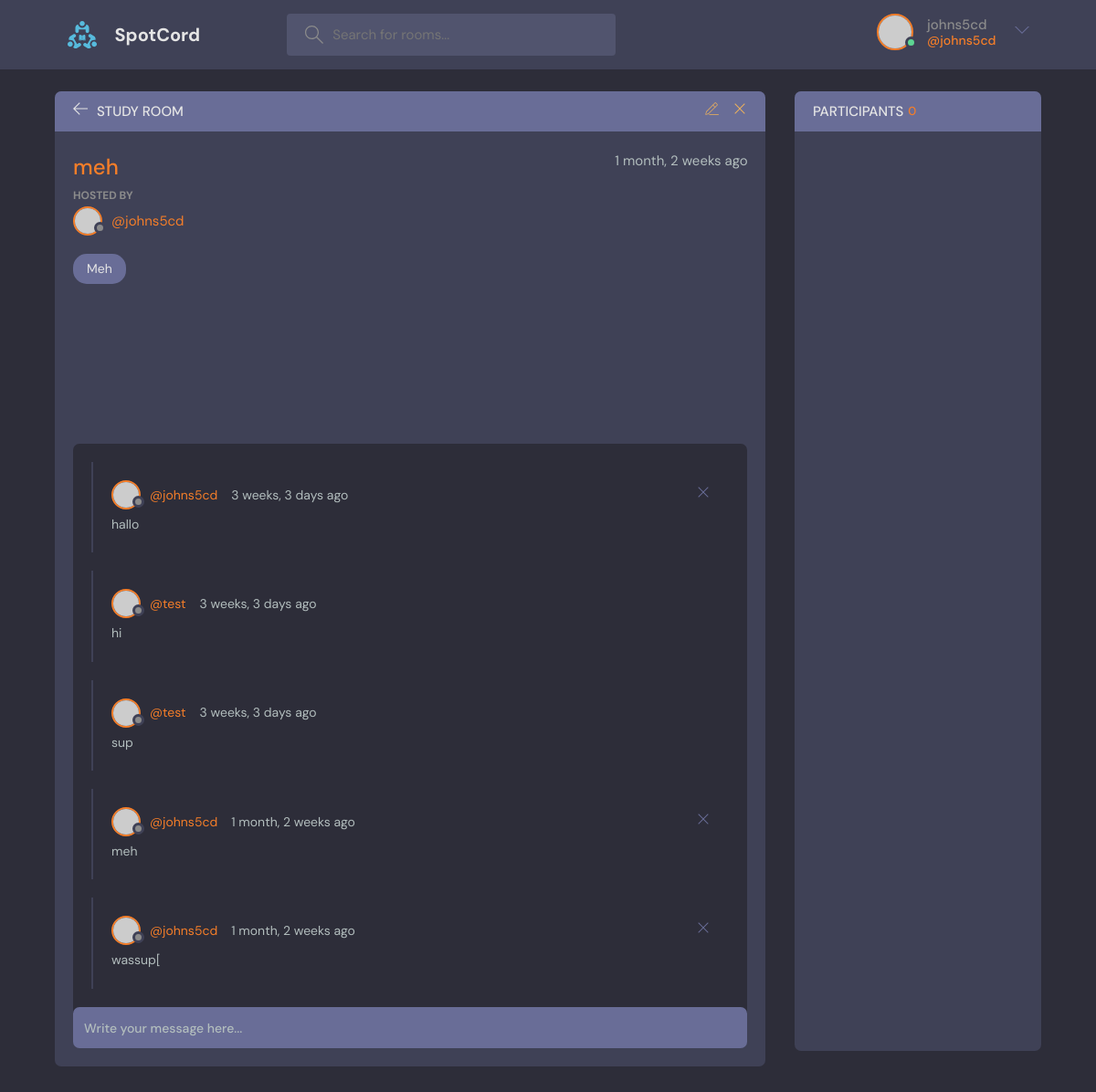
Screenshot of /room/1/ (signed in) with the database file from the repository.
### core/models.py (models this page shows, shortened)
class Room(models.Model):
    host = models.ForeignKey(User, on_delete=models.SET_NULL, null=True, related_name='room')
    topic = models.ForeignKey(Topic, on_delete=models.SET_NULL, null=True, related_name='room')
    name = models.CharField(max_length=200)
    description = models.TextField(blank=True, null=True)
    participants = models.ManyToManyField(User, blank=True, related_name='participants')
    updated_at = models.DateTimeField(auto_now=True)
    created_at = models.DateTimeField(auto_now_add=True)
    def __str__(self):
        return self.name

class Topic(models.Model):
    name = models.CharField(max_length=200)
    def __str__(self):
        return self.name

class Message(models.Model):
    user = models.ForeignKey(User, on_delete=models.CASCADE, related_name='messages')
    room = models.ForeignKey(Room, on_delete=models.CASCADE, related_name='messages')
    body = models.TextField()
    updated_at = models.DateTimeField(auto_now=True)
    created_at = models.DateTimeField(auto_now_add=True)

### core/views.py (the view, shortened to what this page needs)
# urls.py: path('room/<str:pk>/', room, name='room'),
@login_required(login_url='login')
def room(request, pk):
    try:
        room = Room.objects.get(id=pk)
        room_messages = room.messages.all().order_by('-created_at')
        participants = room.participants.all()
        context = {'room': room, 'room_messages': room_messages,
                   'participants': participants}
    except Room.DoesNotExist:
        raise ObjectDoesNotExist("Room doesn't exist")
    return render(request, 'core/room.html', context)

### core/templates/core/room.html (shortened to what this page needs)
{% extends "index.html" %} {% block content %}
<main class="profile-page layout layout--2">
  <div class="container">
    <div class="room">
      <div class="room__top">
        <div class="room__topLeft">
          <a href="{{request.META.HTTP_REFERER}}">
            <svg
              version="1.1"
              xmlns="http://www.w3.org/2000/svg"
              width="32"
              height="32"
              viewBox="0 0 32 32"
            >
              <title>arrow-left</title>
              <path
                d="M13.723 2.286l-13.723 13.714 13.719 13.714 1.616-1.611-10.96-10.96h27.625v-2.286h-27.625l10.965-10.965-1.616-1.607z"
              ></path>
            </svg>
          </a>
          <h3>Study Room</h3>
        </div>
        {% if room.host == request.user %}
        <div class="room__topRight">
          <a href="{% url 'update-room' room.id %}">
          </a>
          <a href="{% url 'delete-room' room.id%}">
            <svg
              version="1.1"
              xmlns="http://www.w3.org/2000/svg"
              width="32"
              height="32"
              viewBox="0 0 32 32"
            >
              <title>remove</title>
              <path
                d="M27.314 6.019l-1.333-1.333-9.98 9.981-9.981-9.981-1.333 1.333 9.981 9.981-9.981 9.98 1.333 1.333 9.981-9.98 9.98 9.98 1.333-1.333-9.98-9.98 9.98-9.981z"
              ></path>
            </svg>
          </a>
        </div>
        {% endif %}
      </div>
      <div class="room__box scroll">
        <div class="room__header scroll">
          <div class="room__info">
            <h3>{{room}}</h3>
            <span>{{ room.created_at|timesince }} ago</span>
          </div>
          <div class="room__hosted">
            <p>Hosted By</p>
            <a href="#" class="room__author">
              <div class="avatar avatar--small">
                <img src="https://randomuser.me/api/portraits/men/37.jpg" />
              </div>
              <span>@{{ user.username }}</span>
            </a>
          </div>
          <span class="room__topics">{{room.topic}}</span>
        </div>
        <div class="room__conversation">
          <div class="threads scroll">
            {% for message in room_messages  %}
            <div class="thread">
              <div class="thread__top">
                <div class="thread__author">
                  <a href="{% url "user-profile" message.user.id %}" class="thread__authorInfo">
                    <div class="avatar avatar--small">
                      <img
                        src="https://randomuser.me/api/portraits/men/37.jpg"
                      />
                    </div>
                    <span>@{{ message.user }}</span>
                  </a>
                  <span class="thread__date">{{ message.created_at|timesince }} ago</span>
                </div>
                {% if request.user == message.user %}
                <a href="{% url 'delete-message' message.id %}">
                <div class="thread__delete">
                  <svg
                    version="1.1"
                    xmlns="http://www.w3.org/2000/svg"
                    width="32"
                    height="32"
                    viewBox="0 0 32 32"
                  >
                    <title>remove</title>
                    <path
                      d="M27.314 6.019l-1.333-1.333-9.98 9.981-9.981-9.981-1.333 1.333 9.981 9.981-9.981 9.98 1.333 1.333 9.981-9.98 9.98 9.98 1.333-1.333-9.98-9.98 9.98-9.981z"
                    ></path>
                  </svg>
                </div>
              </a>
                {% endif %}
              </div>
              <div class="thread__details">
               {{ message.body }}
              </div>
            </div>
{% endfor %}
          </div>
        </div>
      </div>
      <div class="room__message">
        <form action="" method="POST">
          <input name="body" placeholder="Write your message here..." />
        </form>
      </div>
    </div>
    <div class="participants">
      <h3 class="participants__top">Participants <span>{{ participants.count }}</span></h3>
      <div class="participants__list scroll">
      </div>
    </div>
  </div>
</main>
{% endblock content %}

### templates/navbar.html (shortened to what this page needs)
{% load static %}
<header class="header header--loggedIn">
  <div class="container">
    <a href="{% url "home" %}" class="header__logo">
      <img src="{% static "images/logo.svg" %}" />
      <h1>SpotCord</h1>
    </a>
    <form class="header__search" action="{% url "home" %}">
      <label>
        <input type="text" name="qs" placeholder="Search for rooms..." />
      </label>
    </form>
    <nav class="header__menu">
      {% if request.user.is_authenticated %}
      <div class="header__user">
        <a href="{% url 'user-profile' request.user.id %}">
          <div class="avatar avatar--medium active">
            <img src="https://randomuser.me/api/portraits/men/37.jpg" />
          </div>
          <p>{{ request.user.username }}<span>@{{ request.user }}</span></p>
        </a>
        <button class="dropdown-button">
          <svg version="1.1" xmlns="http://www.w3.org/2000/svg" width="32" height="32" viewBox="0 0 32 32">
            <title>chevron-down</title>
            <path d="M16 21l-13-13h-3l16 16 16-16h-3l-13 13z"></path>
          </svg>
        </button>
      </div>
      {% else %}
      <a href="{% url "login" %}">
        <img src="{% static 'images/avatar.svg' %}" />
        <p>Login</p>
      </a>
      {% endif %}
    </nav>
  </div>
</header>

### rows the page displays
Room: name "meh", created_at "1 month, 2 weeks", topic "Meh"
Message: user "johns5cd", created_at "3 weeks, 3 days", body "hallo"
Message: user "test", created_at "3 weeks, 3 days", body "hi"
Message: user "test", created_at "3 weeks, 3 days", body "sup"
Message: user "johns5cd", created_at "1 month, 2 weeks", body "meh"
Message: user "johns5cd", created_at "1 month, 2 weeks", body "wassup["

### other values shown
{{ request.user.username }} "johns5cd"
{{ request.user }} "johns5cd"
{{ user.username }} "johns5cd"
{{ participants.count }} "0"
